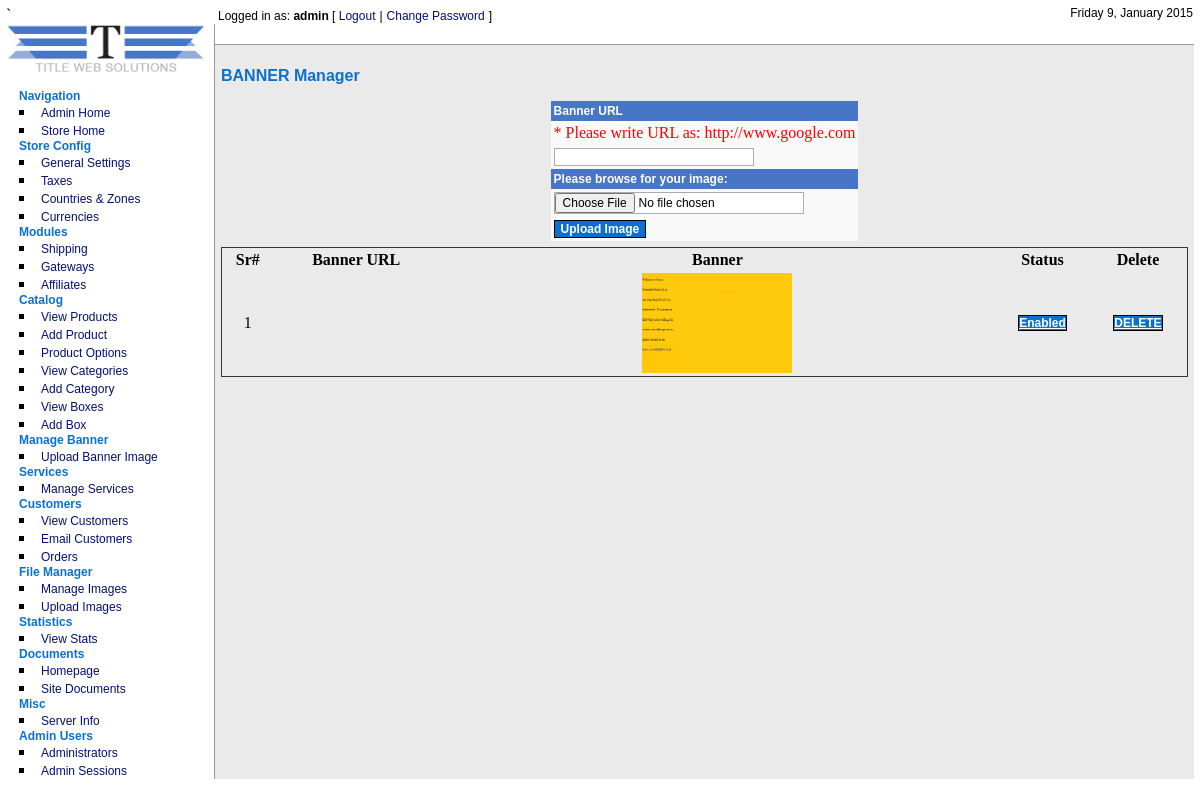
The app's page /admin/ManageBanner/index.php (signed in) with its own data.
### tables this page shows
CREATE TABLE IF NOT EXISTS `cubecart_admin_users` (
  `adminId` int(11) NOT NULL AUTO_INCREMENT,
  `name` varchar(255) NOT NULL DEFAULT '',
  `username` varchar(255) NOT NULL DEFAULT '',
  `password` varchar(32) NOT NULL DEFAULT '',
  `email` varchar(255) NOT NULL DEFAULT '',
  `noLogins` int(11) NOT NULL DEFAULT '0',
  `isSuper` int(11) NOT NULL DEFAULT '0',
  `notes` text,
  `failLevel` int(1) NOT NULL DEFAULT '0',
  `blockTime` int(10) NOT NULL DEFAULT '0',
  `lastTime` int(10) NOT NULL DEFAULT '0',
  KEY `adminId` (`adminId`)
);

CREATE TABLE IF NOT EXISTS `cubecart_banner2` (
  `id` int(11) NOT NULL AUTO_INCREMENT,
  `imagePath` text NOT NULL,
  `status` int(11) NOT NULL,
  `imageName` varchar(500) NOT NULL,
  `isGallery` int(11) NOT NULL,
  `loc` tinyint(11) NOT NULL,
  PRIMARY KEY (`id`)
);

### admin/ManageBanner/index.php (the view, shortened to what the rows shown need)
<?php
include("../../includes/global.inc.php");
require_once("../../classes/db.inc.php");
$db = new db();
include_once("../../includes/functions.inc.php");
$config = fetchDbConfig("config");
include_once("../../language/".$config['defaultLang']."/lang.inc.php");
include("../includes/auth.inc.php");
include("../includes/header.inc.php");
?>
	<table style="border:1px solid #333333; width:100%;" align="center">
		<thead>
			<th>Sr#</th>
			<th>Banner URL</th>
			<th>Banner</th>
			<th>Status</th>
			<th>Delete</th>
		</thead>
		<tbody>
		<?php
			$query = "SELECT * FROM ".$glob['dbprefix']."CubeCart_banner2 WHERE isGallery=0 ORDER BY id desc";
			$results = $db->select($query);
			if(count($results) > 0) {
				for ($i=0; $i<count($results); $i++){
				?>
					<tr>
						<td  align="center"><?=$i+1 ?></td>
						<td  align="center"><?=$results[$i]['imageName']?></td>
						<td  align="center" ><div  align="center" style="width:300px; overflow:hidden;"><img src="../../BannerImages/<?=$results[$i]['imagePath']?>" width="150" height="100" /></div></td>
						<td  align="center"><a href="<?php echo $GLOBALS['rootRel']; ?>admin/ManageBanner/index.php?status=<? if($results[$i]['status']==1)echo 0; else echo 1;?>&amp;id=<?=$results[$i]['id']?>" class="submit"><?php if($results[$i]['status']==1) echo "Enabled"; else echo "Disabled";?></a></td>
					<td  align="center"><a href="<?php echo $GLOBALS['rootRel']; ?>admin/ManageBanner/index.php?delete_id=<?=$results[$i]['id']?>&amp;image_path=<?=$results[$i]['imagePath']?>" class="submit">DELETE</a></td>
					</tr>
				<?php
				}
			}
		?>
	</tbody>
	</table>
<?php include("../includes/footer.inc.php"); ?>

### admin/includes/header.inc.php (shortened to what the rows shown need)
<!DOCTYPE HTML PUBLIC "-//W3C//DTD XHTML 1.0 Transitional//EN" "http://www.w3.org/TR/xhtml1/DTD/xhtml1-transitional.dtd">
<html xmlns="http://www.w3.org/1999/xhtml">
<head>
<link href="<?php echo $GLOBALS['rootRel']; ?>admin/styles/style.css" rel="stylesheet" type="text/css" />
</head>
<body>
<?php
if(isset($_SESSION['ccAdmin']) && strpos(dirname($_SERVER['PHP_SELF']), $_SESSION['ccAdminPath']) == 0){ ?>
<table width="100%" border="0" cellspacing="0" cellpadding="0">
  <tr>
    <td valign="top" width="180" rowspan="3" class="tdNav">
<?php include($GLOBALS['rootDir']."/admin/includes/navigation.inc.php"); ?>
	</td>
  </tr>
  <tr>
  <td valign="top" class="tdContent">
<div id="topBar">
<div id="loginBar">
	<span class="txtLogin"><?php echo $lang['admin']['incs']['logged_in_as'];?> <strong><?php echo $ccAdminData[0]['username']; ?></strong> [ </span><a href="<?php echo $GLOBALS['rootRel']; ?>admin/logout.php" class="txtLink"><?php echo $lang['admin']['incs']['logout'];?></a> <span class="txtLogin">|</span> <a href="<?php echo $GLOBALS['rootRel'];?>admin/adminusers/changePass.php" class="txtLink"><?php echo $lang['admin']['incs']['change_pass'];?></a> <span class="txtLogin">]</span>
</div>
<div id="dateBar">
	<span class="txtLogin"><?php echo formatTime(time(),$strftime); ?></span>
</div>
</div>
<div id="contentPad">
<?php } ?>

### records on screen
cubecart_admin_users: username "admin"
cubecart_banner2: imagePath (picture), status "Enabled"

### other values on screen
$lang['admin']['nav']['navigation'] "Navigation"
$lang['admin']['nav']['admin_home'] "Admin Home"
$lang['admin']['nav']['store_home'] "Store Home"
$lang['admin']['nav']['store_config'] "Store Config"
$lang['admin']['nav']['gen_settings'] "General Settings"
$lang['admin']['nav']['taxes'] "Taxes"
$lang['admin']['nav']['countries_zones'] "Countries & Zones"
$lang['admin']['nav']['currencies'] "Currencies"
$lang['admin']['nav']['modules'] "Modules"
$lang['admin']['nav']['shipping'] "Shipping"
$lang['admin']['nav']['gateways'] "Gateways"
$lang['admin']['nav']['affiliates'] "Affiliates"
$lang['admin']['nav']['catalog'] "Catalog"
$lang['admin']['nav']['view_products'] "View Products"
$lang['admin']['nav']['add_product'] "Add Product"
